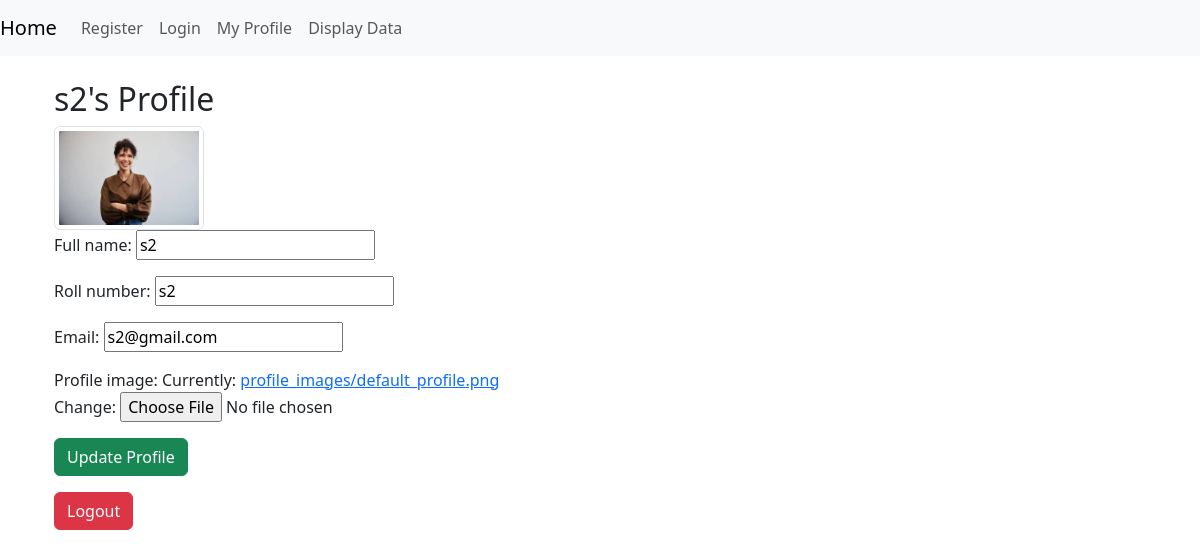
Screenshot of /profile/ (signed in) with the database file from the repository.
### student_app/models.py (models this page shows, shortened)
class StudentProfile(models.Model):
    user = models.OneToOneField(User, on_delete=models.CASCADE)
    full_name = models.CharField(max_length=100)
    roll_number = models.CharField(max_length=20, unique=True)
    email = models.EmailField(unique=True)
    profile_image = models.ImageField(upload_to='profile_images/', default='profile_images/default_profile.png')

### student_app/views.py (the view)
# urls.py: path('profile/', views.profile, name='profile'),
def profile(request):
    profile = StudentProfile.objects.get(user=request.user)
    if request.method == 'POST':
        form = ProfileUpdateForm(request.POST, request.FILES, instance=profile)
        if form.is_valid():
            form.save()
            messages.success(request, 'Profile updated successfully!')
            return redirect('profile')
    else:
        form = ProfileUpdateForm(instance=profile)
    return render(request, 'profile.html', {'form': form, 'profile': profile})

### student_app/forms.py
class ProfileUpdateForm(forms.ModelForm):
    class Meta:
        model = StudentProfile
        fields = ['full_name', 'roll_number', 'email', 'profile_image']

### student_app/templates/profile.html (shortened to what this page needs)
{% extends 'base.html' %}
{% block content %}
<div class="container mt-4">
    <h2>{{ profile.full_name }}'s Profile</h2>
    <img src="{{ profile.profile_image.url }}" alt="Profile Image" class="img-thumbnail" width="150">
    <form method="POST" enctype="multipart/form-data">
        {{ form.as_p }}
        <button type="submit" class="btn btn-success">Update Profile</button>
    </form>
    <a href="{% url 'logout' %}" class="btn btn-danger mt-3">Logout</a>
</div>
{% endblock %}

### rows the page displays
StudentProfile: full_name "s2", profile_image (placeholder picture), roll_number "s2", email "s2@gmail.com"
